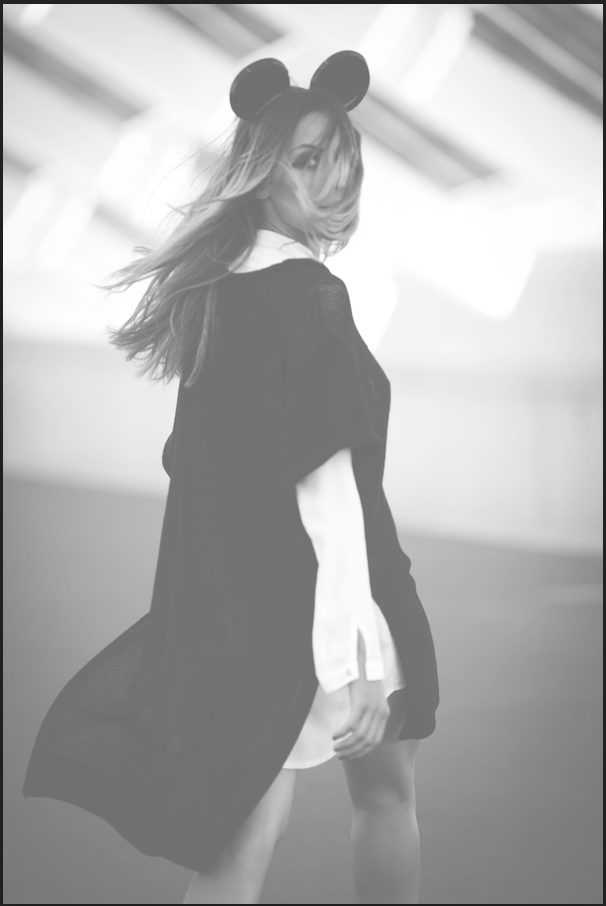
#> input picture img-dataset/Dataset/zyttM.jpg, 606 x 906 px, found by its file name
$ python leerymostrarimagenes.py
#> lines starting #> are read from the running program, lines starting #| are printed output that depends on the picture
### importar_img.py
#!/usr/bin/env python3
# -*- coding: utf-8 -*-
"""
Created on Sun Feb  3 12:26:29 2019

@author: jared
"""
import os
import sys
def rutaimagen():
    ruta=os.getcwd()+"/dataset_route.txt"
    file=open(ruta,"r")
#> (reads dataset_route.txt from the repository)

    return file.readline()


# [2 lines that do not run on import are left out]


### leerymostrarimagenes.py
#!/usr/bin/env python3
# -*- coding: utf-8 -*-
"""
Created on Sun Feb  3 12:03:24 2019

@author: jared
"""

#reading and displaying Images, you can use de video, photo and others

import cv2
import os
import numpy as np
from importar_img import rutaimagen
from matplotlib import pyplot as plt

def main():

    ## read an image
    imgpath=rutaimagen()+"/zyttM.jpg"
    img=cv2.imread(imgpath,1)
#> img is the input picture: shape (906, 606, 3); min 30, max 255, mean 173.7

    img = cv2.resize(img, dsize=(720, 480), interpolation=cv2.INTER_CUBIC)
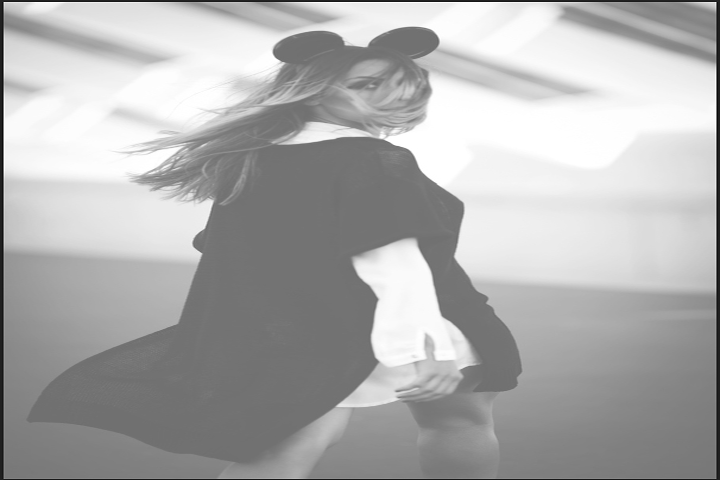
#> img: shape (480, 720, 3); min 8, max 255, mean 173.8
    brightness = 10
    contrast = 90
    img = np.int16(img)
    img = img * (contrast/127+1) - contrast + brightness
    img = np.clip(img, 0, 255)
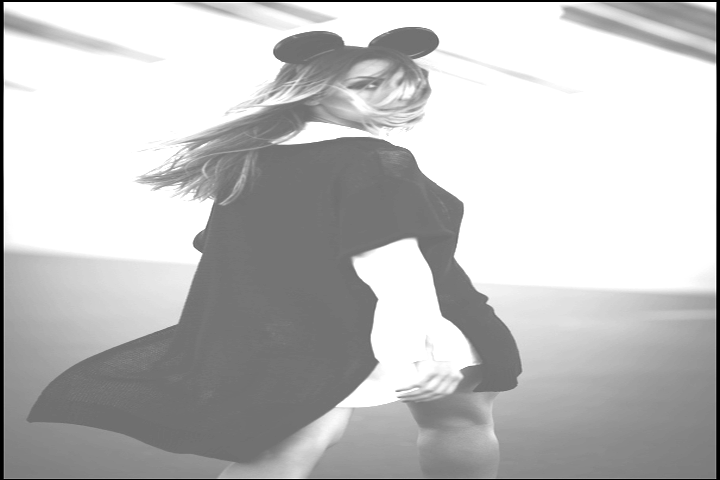
#> img: shape (480, 720, 3) float64; min 0, max 255, mean 191.2
    img = np.uint8(img)


    lmin=img.argmax()
#> lmin = 4332
    hnin=img.argmin()
#> hnin = 0
    lout=0;
    hout=255;
    m=(hout-lout)/(hnin-lmin)
#> m = -0.0589
    b=lout-m*lmin
#> b = 255
    print(hnin)
#| 0
    print(lmin)
#| 4332
    x=np.arange(lmin,hnin,100)
#> x = empty array
    plt.title('Line')
    plt.plot(x,x*m+b)
    plt.show()
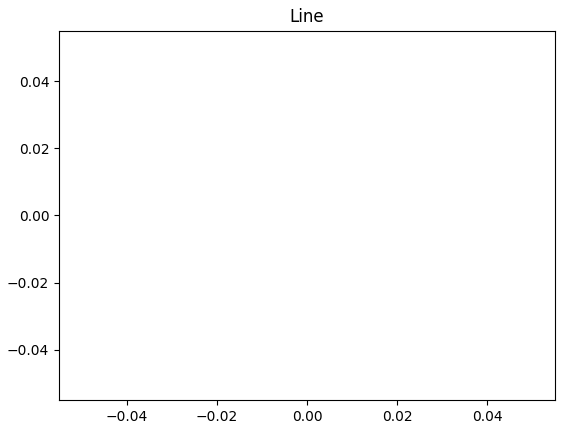
#> figure drawn by matplotlib, 1 panel


    """
    modos de imagen
    1: rbg escala
    0: escala de grises
    -1: alpha de imagenes
    """

    ## escribir la imagen
    outpath=os.getcwd()+"/output/lenakawaii.tiff"
    cv2.imwrite(outpath,img)

    ## show an image
    cv2.namedWindow("lena",cv2.WINDOW_AUTOSIZE)
    cv2.imshow("lena",img)
    cv2.waitKey(0)
    #cv2.destroyAllWindows()
    cv2.destroyWindow("lena")

    hist = cv2.calcHist([img],[0],None,[256],[0,256])
#> hist = 256 values, max 137386 at index 255, min 0 at index 1, mean 1350
    plt.hist(img.ravel(),256,[0,256])
    plt.title('Histogram for gray scale picture')
    plt.show()
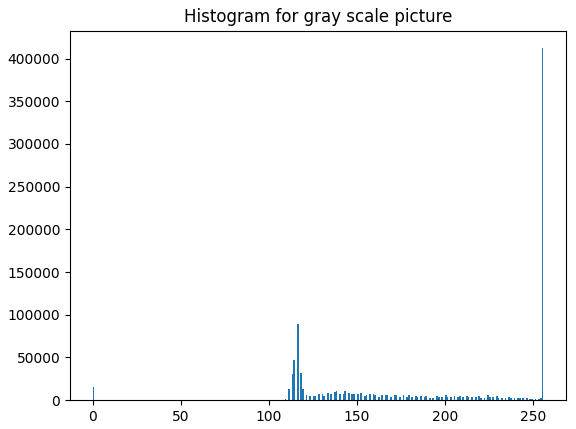
#> figure drawn by matplotlib, 1 panel; tallest bar 412158 high, from x = 255 to 256

    while True:
        k = cv2.waitKey(0) & 0xFF
#> (key Esc is pressed here)
        if k == 27: break             # ESC key to exit
        cv2.destroyAllWindows()


if __name__=="__main__":
    main()
